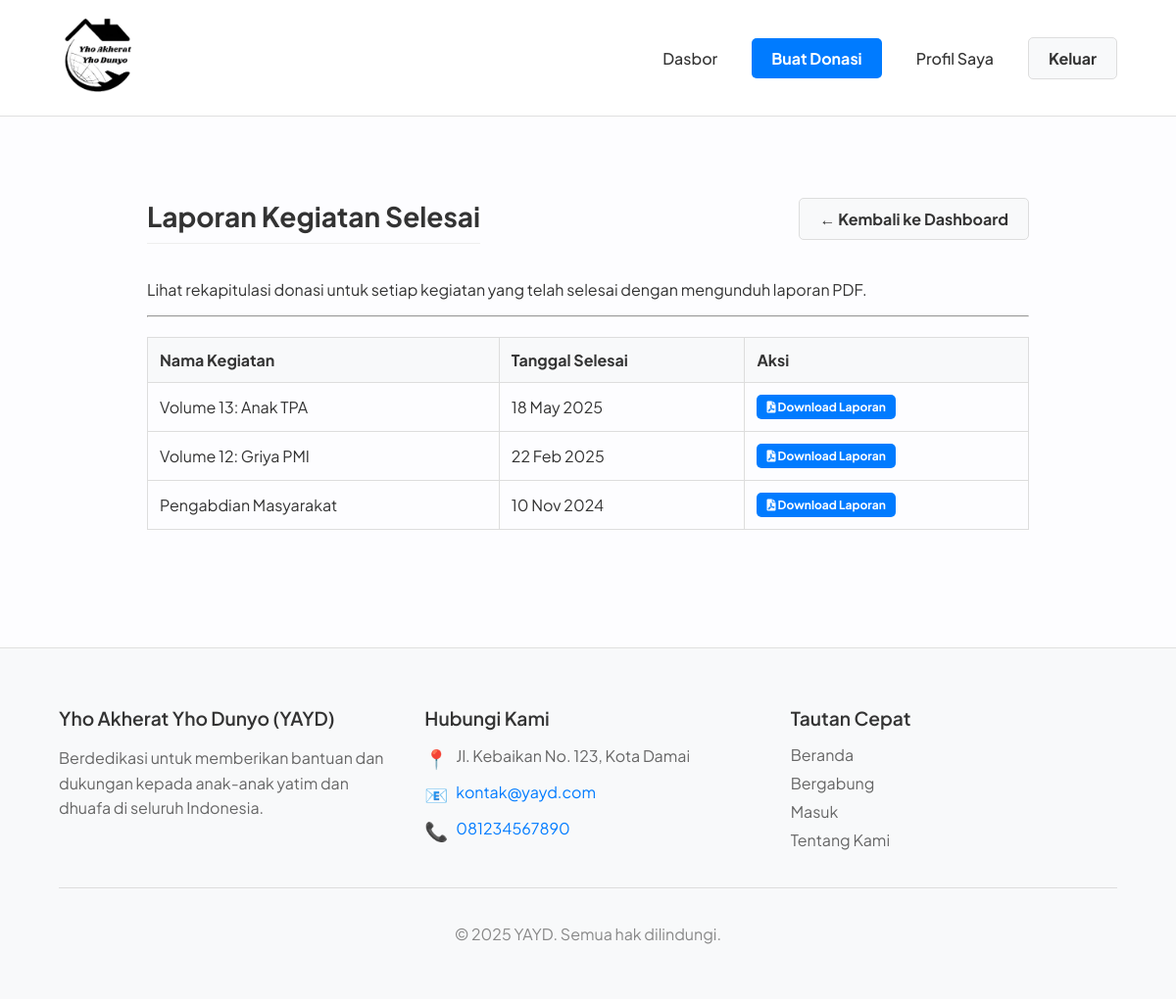
The app's page /donatur/laporan_selesai.php (signed in) with its own data.
### tables this page shows
CREATE TABLE `kegiatan` (
  `id_kegiatan` INT AUTO_INCREMENT PRIMARY KEY,
  `nama_kegiatan` VARCHAR(255) NOT NULL,
  `deskripsi` TEXT NOT NULL,
  `tanggal_mulai` DATETIME NOT NULL,
  `tanggal_selesai` DATETIME NULL,
  `lokasi` VARCHAR(255) NOT NULL,
  `status` ENUM('Akan Datang', 'Berjalan', 'Selesai', 'Dibatalkan') NOT NULL,
  `dokumentasi` VARCHAR(255) NULL DEFAULT NULL COMMENT 'Path ke file gambar/dokumentasi',
  `created_at` TIMESTAMP NULL DEFAULT CURRENT_TIMESTAMP
);

CREATE TABLE `profil_yayd` (
  `id` INT PRIMARY KEY COMMENT 'Hanya akan ada 1 baris data dengan id=1',
  `nama_komunitas` VARCHAR(255) NULL,
  `visi` TEXT NULL,
  `misi` TEXT NULL,
  `deskripsi` TEXT NULL,
  `alamat_kontak` TEXT NULL,
  `email_kontak` VARCHAR(255) NULL,
  `telepon_kontak` VARCHAR(20) NULL
);

### donatur/laporan_selesai.php (called while the page is built, shortened)
<?php
require_once '../views/donatur/laporan_selesai.php';
?>

### views/donatur/laporan_selesai.php (the view)
<?php
require_once realpath(__DIR__ . '/../../config/database.php');
require_once realpath(__DIR__ . '/../templates/header.php');
$query = "SELECT * FROM kegiatan WHERE status = 'Selesai' ORDER BY tanggal_selesai DESC";
$result = mysqli_query($koneksi, $query);
?>
<div class="container dashboard-container">
    <section class="dashboard-section">
        <div style="display: flex; justify-content: space-between; align-items: center;">
            <h2>Laporan Kegiatan Selesai</h2>
            <a href="<?= BASE_URL ?>/donatur/index.php" class="btn btn-secondary">&larr; Kembali ke Dashboard</a>
        </div>
        <p>Lihat rekapitulasi donasi untuk setiap kegiatan yang telah selesai dengan mengunduh laporan PDF.</p>
        <hr>
        <table class="table-data">
            <thead>
                <tr>
                    <th>Nama Kegiatan</th>
                    <th>Tanggal Selesai</th>
                    <th>Aksi</th>
                </tr>
            </thead>
            <tbody>
                <?php if (mysqli_num_rows($result) > 0): ?>
                    <?php while($kegiatan = mysqli_fetch_assoc($result)): ?>
                    <tr>
                        <td><?= htmlspecialchars($kegiatan['nama_kegiatan']) ?></td>
                        <td><?= date('d M Y', strtotime($kegiatan['tanggal_selesai'])) ?></td>
                        <td>
                            <a href="../controllers/LaporanController.php?action=pdf&kegiatan_id=<?= $kegiatan['id_kegiatan'] ?>" class="btn btn-primary btn-sm" target="_blank">
                                <i class="fa fa-file-pdf"></i> Download Laporan
                            </a>
                        </td>
                    </tr>
                    <?php endwhile; ?>
                <?php else: ?>
                    <tr>
                        <td colspan="3" style="text-align: center;">Belum ada laporan kegiatan yang tersedia.</td>
                    </tr>
                <?php endif; ?>
            </tbody>
        </table>
    </section>
</div>
<?php
require_once realpath(__DIR__ . '/../templates/footer.php');
?>

### views/templates/footer.php (shortened to what this page needs)
</main>
<footer>
    <div class="container">
        <?php
        if (!isset($profil) || empty($profil)) {
            $query_profil_footer = "SELECT alamat_kontak, email_kontak, telepon_kontak FROM profil_yayd WHERE id = 1";
            $result_profil_footer = mysqli_query($koneksi, $query_profil_footer);
            $profil_footer = mysqli_fetch_assoc($result_profil_footer);
        } else {
            $profil_footer = $profil;
        }
        ?>
        <div class="footer-content">
            <div class="footer-section">
                <h3>Yho Akherat Yho Dunyo (YAYD)</h3>
                <p>Berdedikasi untuk memberikan bantuan dan dukungan kepada anak-anak yatim dan dhuafa di seluruh Indonesia.</p>
            </div>
            <div class="footer-section">
                <h3>Hubungi Kami</h3>
                <div class="contact-info">
                    <?php if (!empty($profil_footer['alamat_kontak'])): ?>
                    <div class="contact-item">
                        <span>📍</span>
                        <p><?= htmlspecialchars($profil_footer['alamat_kontak']); ?></p>
                    </div>
                    <?php endif; ?>
                    <?php if (!empty($profil_footer['email_kontak'])): ?>
                    <div class="contact-item">
                        <span>📧</span>
                        <p><a href="mailto:<?= htmlspecialchars($profil_footer['email_kontak']); ?>"><?= htmlspecialchars($profil_footer['email_kontak']); ?></a></p>
                    </div>
                    <?php endif; ?>
                    <?php if (!empty($profil_footer['telepon_kontak'])): ?>
                    <div class="contact-item">
                        <span>📞</span>
                        <p><a href="tel:<?= htmlspecialchars($profil_footer['telepon_kontak']); ?>"><?= htmlspecialchars($profil_footer['telepon_kontak']); ?></a></p>
                    </div>
                    <?php endif; ?>
                </div>
            </div>
            <div class="footer-section">
                <h3>Tautan Cepat</h3>
                <ul class="footer-links">
                    <li><a href="<?= BASE_URL; ?>/">Beranda</a></li>
                    <li><a href="<?= BASE_URL; ?>/pilih_peran.php">Bergabung</a></li>
                    <li><a href="<?= BASE_URL; ?>/login.php">Masuk</a></li>
                    <li><a href="<?= BASE_URL; ?>/tentang.php">Tentang Kami</a></li>
                </ul>
            </div>
        </div>
        <div class="footer-bottom">
            <p>&copy; <?= date('Y'); ?> YAYD. Semua hak dilindungi.</p>
        </div>
    </div>
</footer>
</body>
</html>

### assets/css/style.css (style rules this page uses)
body, html { margin: 0; padding: 0; font-family: 'Plus Jakarta Sans', 'Segoe UI', Tahoma, Geneva, Verdana, sans-serif; background-color: #fdfdff; color: #333; height: 100%; }
body { display: flex; flex-direction: column; min-height: 100vh; }
.container { width: 90%; max-width: 1200px; margin: auto; }
.btn { padding: 10px 20px; border-radius: 5px; text-decoration: none; font-weight: bold; display: inline-block; }
.btn-primary { background-color: #007bff; color: #fff; }
.btn-secondary { background-color: #f8f9fa; color: #333; border: 1px solid #ddd; }
footer { background: #f8f9fa; color: #666; padding: 40px 0; text-align: left; border-top: 1px solid #e0e0e0; margin-top: auto; flex-shrink: 0; }
.footer-content { display: grid; grid-template-columns: 1fr 1fr 1fr; gap: 40px; margin-bottom: 30px; }
.footer-section h3 { color: #333; margin-bottom: 15px; font-size: 1.2em; font-weight: 600; }
.footer-section p { line-height: 1.6; margin-bottom: 10px; }
.contact-info { display: flex; flex-direction: column; gap: 10px; }
.contact-item { display: flex; align-items: flex-start; gap: 8px; }
.contact-item span { font-size: 1.2em; margin-top: 2px; }
.contact-item p { margin: 0; line-height: 1.5; }
.contact-item a { color: #007bff; text-decoration: none; }
.footer-links { list-style: none; padding: 0; margin: 0; }
.footer-links li { margin-bottom: 8px; }
.footer-links a { color: #666; text-decoration: none; transition: color 0.3s ease; }
.footer-bottom { text-align: center; padding-top: 20px; border-top: 1px solid #ddd; color: #888; }
.dashboard-container { max-width: 900px; margin: 40px auto; padding: 0 20px; }
.dashboard-section { margin-bottom: 60px; }
.dashboard-section h2 { font-size: 28px; margin-bottom: 20px; border-bottom: 1px solid #eee; padding-bottom: 10px; }
.table-data { width: 100%; border-collapse: collapse; margin-top: 20px; }
.table-data th, .table-data td { padding: 12px; border: 1px solid #ddd; text-align: left; }
.table-data thead { background-color: #f8f9fa; }
.table-data .btn-sm { padding: 5px 10px; font-size: 12px; }

### records on screen
kegiatan: nama_kegiatan "Volume 13: Anak TPA", tanggal_selesai "18 May 2025"
kegiatan: nama_kegiatan "Volume 12: Griya PMI", tanggal_selesai "22 Feb 2025"
kegiatan: nama_kegiatan "Pengabdian Masyarakat", tanggal_selesai "10 Nov 2024"
profil_yayd: alamat_kontak "Jl. Kebaikan No. 123, Kota Damai", email_kontak "kontak@yayd.com", telepon_kontak "081234567890"
